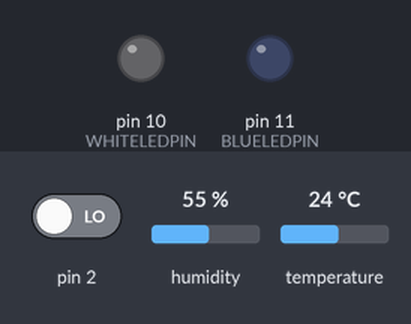
The sketch below on a simulated Arduino Uno, built with avr-gcc and run on an emulated ATmega328P. Shown: output pins drawn as LEDs (lit = HIGH). Wiring (inferred from the names in the program): DHT11 sensor: data pin 12. The test bench sets the inputs (shaded band); at power-on: pin 2 LOW, humidity 55 %, temperature 24 °C. Pins used as bus, display or sensor lines are not drawn.

Above: at 0.1 s.
At 6.6 s:
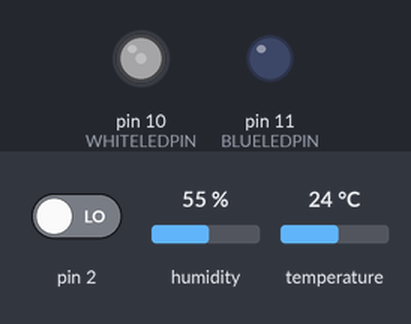
At 8.7 s:
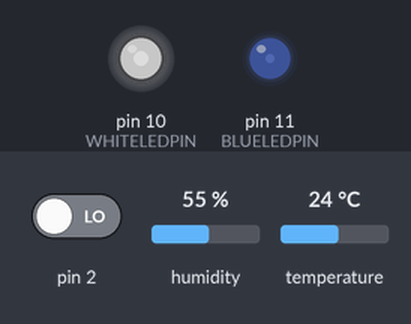
At 10.6 s:
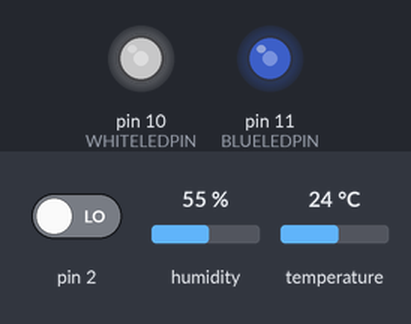
Timing chart, 0 to 12.1 s (numbered marks = the images above):
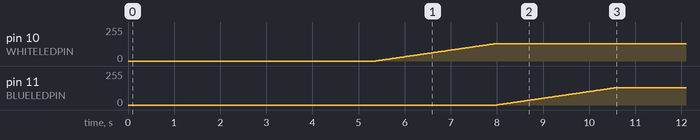

The sketch:

Intelli.ino
```cpp
/***************************
Intelli Tank 3

****************************/
boolean ENABLEDB = false;//Our global for enabling debug out.

//Important definitions
#include "defines.h"
#include "matrix7219.h"
#include "lighting.h"
#include "timer.h"
#include "ds.h"
#include "DHT11.h"

#define CSPIN A2
#define DINPIN 7
#define CLKPIN 8
#define DHT11PIN 12 //This is what our temp sensor
#define WHITELEDPIN 10
#define BLUELEDPIN 11

typedef int displayMode;
#define externalTemp 0
#define internalTemp 1

Matrix matrix;//Display driver
Lighting lighting;//LED lighting driver.
Timer timer;//Our timer class
ds waterSensor;//Water probe temperature
dht roomSensor;//room sensor.


boolean INT_TRIGGERED = false;//This allows us to disable the interrupt until weve finished the routine
displayMode mDisplayMode = externalTemp;//Set our default mode

void setup() {
  if (ENABLEDB) {
    Serial.begin(9600);
    Serial.println("Starting Intellitank3");
  }
  //Get the screen ready this will block until screen until demo is done.
  matrix.initDisplay(DINPIN, CSPIN, CLKPIN);
  ///Init our led driver and bring lights to a suitable state
  lighting.init(WHITELEDPIN, BLUELEDPIN);

  //We dont init our timers until we need them but we should set our call back
  timer.setCallBack(TimerISR);

  attachInterrupt(0, pirTriggered, RISING);//PIN 2 is this interrupt.

  if (ENABLEDB) Serial.println("Setup Complete");

  //We must put the tank into just triggered mode.
  setmode(MODE_FULL_DAY);
  //and let the looptake care of the rest

  timer.init(TIMER_2, DISPLAY_TOGGLE_PERIOD);//This tells us to chenge what were displaying
  timer.startTimer(TIMER_2);
}
float temp;
void loop() {


  //This is where we shall do all our
  //displaying of temp etc.
  switch (mDisplayMode)
  {
    case (externalTemp):
      //display the outdoor temp
      if(roomSensor.read11(DHT11PIN) == DHTLIB_OK)
      {
        //We have a reading.
        float tmp = (float) roomSensor.temperature;
        float hum = (float) roomSensor.humidity;
        matrix.showRoomTempAndHum(tmp,hum);
      }

      break;
    case (internalTemp):
      temp = waterSensor.getTemp();
      matrix.dispWaterTemp(temp);
      //e need to disp this temp.


      break;
  }

  timer.nudge();//This is important to ensure out timer keeps turning
  delay(10);//Slow the 32Mhz of raging power a tad.
}


//This allows the setting of modes so we can run through the reoutine
void setmode(int mode)
{
  switch (mode)
  {
    case (MODE_FULL_DAY):
      //matrix.showMode();
      if (ENABLEDB) Serial.println("set mode full");
      lighting.applyMode(MODE_FULL_DAY);
      //we need to start the timer
      timer.init(TIMER_1, DAYMODE_LENGTH); //We are setting our timer for day mode.
      timer.startTimer(TIMER_1);
      INT_TRIGGERED = false;//Reset this so that the interrupt is reenabled.

      break;
    case (MODE_HALF_DAY)://Dawn mode
      //matrix.showMode();
      if (ENABLEDB) Serial.println("set mode dawn");
      lighting.applyMode(MODE_HALF_DAY);
      timer.init(1, DAWNMODE_LENGTH); //We are setting our timer for day mode.
      timer.startTimer(TIMER_1);
      break;
    case (MODE_NIGHT):
      //matrix.showMode();
      if (ENABLEDB) Serial.println("set mode night");
      lighting.applyMode(MODE_NIGHT);
      timer.init(1, NIGHTMODE_LENGTH); //We are setting our timer for day mode.
      timer.startTimer(TIMER_1);
      break;
    case (MODE_STANDBY):
      //matrix.showMode();
      if (ENABLEDB) Serial.println("set mode standy by");
      lighting.applyMode(MODE_STANDBY);
      timer.stopTimer(TIMER_1);
      //We dont use a timer now because we stay in this mode until its repeated by pir
      break;
    default:
      //do nothing
      if (ENABLEDB) Serial.println("set mode default case hit!!!!!");
      break;
  }
}


//This allows us to manage the order of the modes
int getNextMode(int current)
{
  switch (current)
  {
    case (MODE_FULL_DAY):
      return MODE_HALF_DAY;
      break;
    case (MODE_HALF_DAY)://Dawn mode
      return MODE_NIGHT;
      break;
    case (MODE_NIGHT):
      return MODE_STANDBY;
      break;
    case (MODE_STANDBY):
      return MODE_STANDBY;//We cant go any lower than this
      break;
    default:
      return MODE_STANDBY;//We cant go any lower than this
      if (ENABLEDB) Serial.println("getNextMode default case hit!!!!!");
      break;
  }
}

//Our PIR has triggered an input so reset our timers back to normal mode.
void  pirTriggered()
{
  if (ENABLEDB) Serial.println("PIR TRIGGERED");
  if (! INT_TRIGGERED) {//Only service this routine if its not currently being service.
    INT_TRIGGERED = true;
    setmode(MODE_FULL_DAY);//We are restaring our routine
  }
}

//Timer callback returns which timer was fired
static void TimerISR(int timer)
{
  int mode;
  switch (timer)
  {
    case (TIMER_1):
      if (ENABLEDB) Serial.println("TIMER 1 TRIGGERED");
      //First get the current lighting mode
      mode = lighting.getCurrentMode();
      mode = getNextMode(mode);
      setmode(mode);
      //Now we can see the next mode.
      break;
    case (TIMER_2):
      if (ENABLEDB) Serial.println("TIMER 2 TRIGGERED");
      changeDisplayMode();//Toggles the display mode
      break;
    default:
      //Do nothing
      break;
  }
}

void changeDisplayMode()
{
  if (mDisplayMode == externalTemp)
  {
    if (ENABLEDB) Serial.println("Display internal temp");
    mDisplayMode = internalTemp;
  } else {
    if (ENABLEDB) Serial.println("Display external temp");
    mDisplayMode = externalTemp;
  }
  timer.startTimer(TIMER_2);//restart the timer
}
```

DHT11.cpp
```cpp
#include "DHT11.h"

// #define TIMEOUT 10000
// uint16_t for UNO, higher CPU speeds => exceed MAXINT.
// works for DUE
#define TIMEOUT (F_CPU/1600)


/////////////////////////////////////////////////////
//
// PUBLIC
//

// return values:
// DHTLIB_OK
// DHTLIB_ERROR_CHECKSUM
// DHTLIB_ERROR_TIMEOUT
int dht::read11(uint8_t pin)
{
  // READ VALUES
  int rv = read(pin);
  if (rv != DHTLIB_OK)
  {
    humidity    = DHTLIB_INVALID_VALUE; // invalid value, or is NaN prefered?
    temperature = DHTLIB_INVALID_VALUE; // invalid value
    return rv;
  }

  // CONVERT AND STORE
  humidity    = bits[0];  // bits[1] == 0;
  temperature = bits[2];  // bits[3] == 0;

  // TEST CHECKSUM
  // bits[1] && bits[3] both 0
  uint8_t sum = bits[0] + bits[2];
  if (bits[4] != sum) return DHTLIB_ERROR_CHECKSUM;

  return DHTLIB_OK;
}


/////////////////////////////////////////////////////
//
// PRIVATE
//

// return values:
// DHTLIB_OK
// DHTLIB_ERROR_TIMEOUT
int dht::read(uint8_t pin)
{
  // INIT BUFFERVAR TO RECEIVE DATA
  uint8_t cnt = 7;
  uint8_t idx = 0;

  // EMPTY BUFFER
  for (uint8_t i = 0; i < 5; i++) bits[i] = 0;

  // REQUEST SAMPLE
  pinMode(pin, OUTPUT);
  digitalWrite(pin, LOW);
  delay(20);
  digitalWrite(pin, HIGH);
  delayMicroseconds(40);
  pinMode(pin, INPUT);

  // TODO rewrite with miros()?
  // GET ACKNOWLEDGE or TIMEOUT
  unsigned int loopCnt = TIMEOUT;
  while (digitalRead(pin) == LOW)
    if (loopCnt-- == 0) return DHTLIB_ERROR_TIMEOUT;

  loopCnt = TIMEOUT;
  while (digitalRead(pin) == HIGH)
    if (loopCnt-- == 0) return DHTLIB_ERROR_TIMEOUT;

  // READ THE OUTPUT - 40 BITS => 5 BYTES
  for (uint8_t i = 0; i < 40; i++)
  {
    loopCnt = TIMEOUT;
    while (digitalRead(pin) == LOW)
      if (loopCnt-- == 0) return DHTLIB_ERROR_TIMEOUT;

    unsigned long t = micros();

    loopCnt = TIMEOUT;
    while (digitalRead(pin) == HIGH)
      if (loopCnt-- == 0) return DHTLIB_ERROR_TIMEOUT;

    if ((micros() - t) > 40) bits[idx] |= (1 << cnt);
    if (cnt == 0)   // next byte?
    {
      cnt = 7;
      idx++;
    }
    else cnt--;
  }

  return DHTLIB_OK;
}
```

DHT11.h
```cpp
#ifndef dht_h
#define dht_h

#if ARDUINO < 100
#include <WProgram.h>
#else
#include <Arduino.h>
#endif

#include "defines.h"

#define DHT_LIB_VERSION "0.1.08"


class dht
{
public:
	int read11(uint8_t pin);

	double humidity;
	double temperature;

private:
	uint8_t bits[5];  // buffer to receive data
	int read(uint8_t pin);
};
#endif
```

defines.h
```cpp
#ifndef __DEFINES__
#define __DEFINES__
/*******************
Project wide definitions
********************/
//Timers
#include <arduino.h>
#define TIMER_1 1
#define TIMER_2 2
#define TIMER_3 3

#define DHTLIB_OK		 0
#define DHTLIB_ERROR_CHECKSUM	-1
#define DHTLIB_ERROR_TIMEOUT	-2
#define DHTLIB_INVALID_VALUE	-999

#define DAYMODE_LENGTH (unsigned long) 1800000//10 = minutes
#define DAWNMODE_LENGTH (unsigned long) 300000
#define NIGHTMODE_LENGTH (unsigned long) 1800000

//Display toggling defines
#define DISPLAY_TOGGLE_PERIOD (unsigned long) 60000 //Every 30secs the display changes


#define MODE_FULL_DAY 1 //Full lighting usually after a PIR trigger
#define MODE_HALF_DAY 2 //A Slightly less intense day
#define MODE_NIGHT 3  //White LEDs of just to give a nice blue
#define MODE_STANDBY 4 //Both Blue and White are on but in a very dim mode (possibly near off)


#endif
```

ds.cpp
```cpp
#include "ds.h"


OneWire Comms(6);//pn 6 is our ds temperature sensor.


double ds::getTemp()
{
  byte i;
  byte present = 0;
  byte data[12];
  byte addr[8];

  //get address
  if ( !Comms.search(addr)) {
    Comms.reset_search();
  }
  Comms.reset();
  Comms.select(addr);
  Comms.write(0x44,1); //begin temp reading

  delay(1000);     // maybe 750ms is enough, maybe not
  // we might do a ds.depower() here, but the reset will take care of it.

  present = Comms.reset();
  Comms.select(addr);
  Comms.write(0xBE);         // Read Scratchpad

  for ( i = 0; i < 9; i++) {           // we need 9 bytes
    data[i] = Comms.read();
  }

  //we have our two bytes of temoerature readings
  byte LSB = data[0];
  byte MSB = data[1];
  /*
  int tempInt = ((MSB << 8) | LSB);
   tempInt = (6 * tempInt) + tempInt / 4;

   int frac = tempInt % 100;
   tempInt = tempInt / 100;

   String tempStr = String(tempInt);
   String fracStr = String(frac);
   tempStr = "Water: " + tempStr + "." + fracStr + degreeSymbol+"C";
   screen.screenManager(tempStr, "No Alerts");
   */
  int tempInt = ((MSB << 8) | LSB);
  float tempD = ((6 * tempInt) + tempInt / 4);
  tempD = tempD / 100;
  //Serial.println(tempInt);
  return tempD;
}
```

ds.h
```cpp
#ifndef ds_h
#define ds_h

#include "arduino.h"
#include "OneWire.h"

class ds
{
  public:

  double getTemp();
};
#endif
```

lighting.cpp
```cpp
#include "lighting.h"


int WHITE_LIGHT_PIN = 0;
int BLUE_LIGHT_PIN = 0;
int CURRENT_MODE;

int WHITE_CURRENT_LVL = 0;
int BLUE_CURRENT_LVL = 0;

void Lighting::init(int whtPIN, int bluePIN)
{
  WHITE_LIGHT_PIN = whtPIN;
  BLUE_LIGHT_PIN = bluePIN;
  CURRENT_MODE = MODE_STANDBY;//Set our current
  //Now we need to set the lights to the default on level
}

int Lighting::getCurrentMode()
{
  return CURRENT_MODE;
}

/*This changes the current light level to the new one in a fading manner*/
void Lighting::setSingleLightLevel(int whatLight, int Level)
{
  int currentLvl = 0;
  currentLvl = getLightLevel(whatLight);//First get the current light level

  //Now we need to change the light to the appropriate level;
  if (Level > currentLvl)
  {
    //We are going brighter.
    for (int a = currentLvl; a <= Level; a++)
    {
      setValueToLight(whatLight, a);
      delay(FADE_TIME);
    }
  } else {
    //We are going dimmer.
    for (int a = currentLvl; a >= Level; a--)
    {
      setValueToLight(whatLight, a);
      delay(FADE_TIME);
    }
  }
  //We have changed our light setting
}

/*Changes both lights to the given levels*/
void Lighting::setBothLightLevels(int changeLvl)
{
  //As I dont mind changing the lights one at a time (gives a colour fading action) we can use the above function
  setSingleLightLevel(WHITE_LIGHT_PIN, changeLvl);
  //White goes first as it looks cool when the blue comes into play
  setSingleLightLevel(BLUE_LIGHT_PIN, changeLvl);
}

/*This function will take the lights and put them into a standard mode.*/
void Lighting::applyMode(int mode)
{
  if (CURRENT_MODE != mode)
  {
    CURRENT_MODE = mode;//Set the mode
    //First we need to work out which mode were trying to put ourselves in
    switch (mode)
    {
      case MODE_FULL_DAY:

        //Simple both white and blue lights full on!
        setBothLightLevels(MAX_LIGHT);//Done!
        break;
      case MODE_HALF_DAY:

        setBothLightLevels(HALF_LIGHT);//This should be our dawn mode.
        break;
      case MODE_NIGHT:

        //Here we are into night mode so our blue light should be main
        setSingleLightLevel(BLUE_LIGHT_PIN, MAX_LIGHT);//Set the blue to full
        setSingleLightLevel(WHITE_LIGHT_PIN, MIN_LIGHT);//Set the white to just a very slight tinge.
        break;
      case MODE_STANDBY:

        setBothLightLevels(MIN_LIGHT);//Set both lights to barely on.
        break;
      default:
        //We really dont want to make any changes here or we might end up with some strange effects.
        break;
    }
  }
}

/*Allows us to keep track of the values were setting in our lights*/
inline void Lighting::setValueToLight(int whatLight, int level)
{
  if (whatLight == WHITE_LIGHT_PIN)
  {
    WHITE_CURRENT_LVL = level;
    analogWrite(WHITE_LIGHT_PIN, level);
  } else if (whatLight == BLUE_LIGHT_PIN)
  {
    BLUE_CURRENT_LVL = level;
    analogWrite(BLUE_LIGHT_PIN, level);
  }
}

inline int Lighting::getLightLevel(int light)
{
  if (light == WHITE_LIGHT_PIN)
  {
    return WHITE_CURRENT_LVL;
  } else {
    return BLUE_CURRENT_LVL;
  }

}
```

lighting.h
```cpp
#ifndef __LIGHTING__
#define __LIGHTING__

#include <arduino.h>
#include "defines.h"

#define MAX_LIGHT 130 //Maximum light level we shall considered "on"
#define HALF_LIGHT 10 //This level which represents our "dawn" mode.
#define MIN_LIGHT 5 //The level we which shall go down to before shutting of completely
#define FADE_TIME 20 //Ms of the time in steps to fade up or down
//The modes that the lights will operate in


class Lighting
{
  public:
    void init(int , int );
    void applyMode(int );
    int getCurrentMode(void);//Gets the current lighting mode.
  private:
    void setSingleLightLevel(int , int );
    void setBothLightLevels(int );
    void setValueToLight(int , int );
    int getLightLevel(int );
  protected:
};

#endif
```

matrix7219.h
```cpp
#ifndef MATRIX_7219
#define MATRIX_7219

#include <arduino.h>

/*DEFINES*/
#define DEFAULT_INTENSITY 0x07
#define DECODEMODE_NO_DECODE 0x00
#define DECODEMODE_CODE_B_D1-7 0x01
#define DECODEMODE_CODE_B_D1-3_NO_DECODE_D4-7 0x0F
#define DECODEMODE_CODE_B_D0-7 0xFF
//Data defines
#define CLOCK_PULSE_WIDTH 10//In Micro seconds


class Matrix{
public:
  void showMode();
  void initDisplay(int,int,int);//Initialises our display.-init(DIN pin, CS pin, CLK pin)
  void setIntensity(int);//Default to 7 (range 0 - 15)
  void testDisplay(void);//Simply puts display into test mode (all leds)
  void setDecodeMode(byte);//Sets the mode according to the DS table 4 decode mode.
  void updateDisplay(byte*);//The big one that applies the bytes to the screen
  void clearBuffer();//clears the buffer used for the 7 segments display.
  void displayNumber(int);//Displays the given number on the display.
  void demo(void);//Shows a cool demo for intellitank
  void dispWaterTemp(float);//Displays the given temperature as the water temp
  void showRoomTempAndHum(float , float);
private:
  inline void setClock(int);
  inline void setLatch(int);
  void shift(byte, byte);//Shifts these 16 bits in
  void shootingStars(void);
  int convertFloatToArray(float, byte*); //Converts the float to an array 25.4 = [2,5,4]
};
#endif
```

timer.h
```cpp
/*****************************************
 * Timer class allows use of 1-3 timers can use a
 * callback but timer must be nudged in order for
 * this is function properly.
 * Author L. Williams
 *********************************************/
#ifndef __TIMER__
#define __TIMER__
#include <arduino.h>
#include "defines.h"


class Timer
{
public:
  void init(int , unsigned long);//Inits the timer must pass which timer to init
  void startTimer(int);//Starts timer, depending which timer is passed
  void stopTimer(int);
  boolean isTimerRunning(int);
  void setCallBack(void (*cb)(int));
  void nudge(void);
  void resetAllTimers(void);//Allows all timers to be set back to 0 count they are not started
private:


};

#endif
```

Source omitted: matrix7219.cpp (8516 bytes), timer.cpp (4060 bytes)
